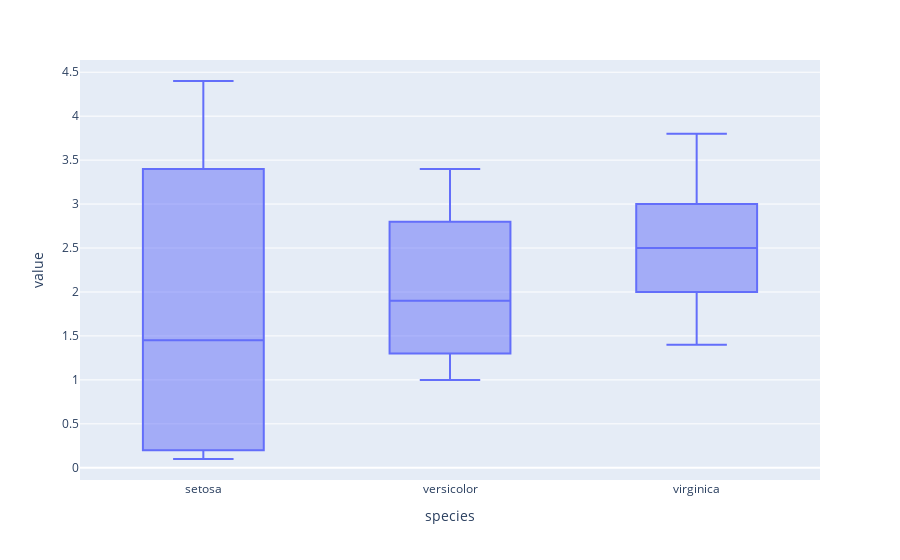

The notebook cell saved with this chart:
### Code cell
px.box(data, y=['petal_width','sepal_width'],x='species')

### Figure 1 — Plotly figure (JSON) as saved in the notebook; plotly's stock layout.template omitted (floating-point values rounded to 4 significant figures; data arrays with more than 128 entries replaced by an {"elided": "..."} marker saying what was removed)
{"data": [{"alignmentgroup": "True", "hovertemplate": "species=%{x}<br>value=%{y}<extra></extra>", "legendgroup": "", "marker": {"color": "#636efa"}, "name": "", "notched": false, "offsetgroup": "", "orientation": "v", "showlegend": false, "type": "box", "x": {"elided": "300 str values"}, "x0": " ", "xaxis": "x", "y": {"elided": "300 float values"}, "y0": " ", "yaxis": "y"}], "layout": {"boxmode": "group", "legend": {"tracegroupgap": 0}, "margin": {"t": 60}, "xaxis": {"anchor": "y", "domain": [0, 1], "title": {"text": "species"}}, "yaxis": {"anchor": "x", "domain": [0, 1], "title": {"text": "value"}}}}
